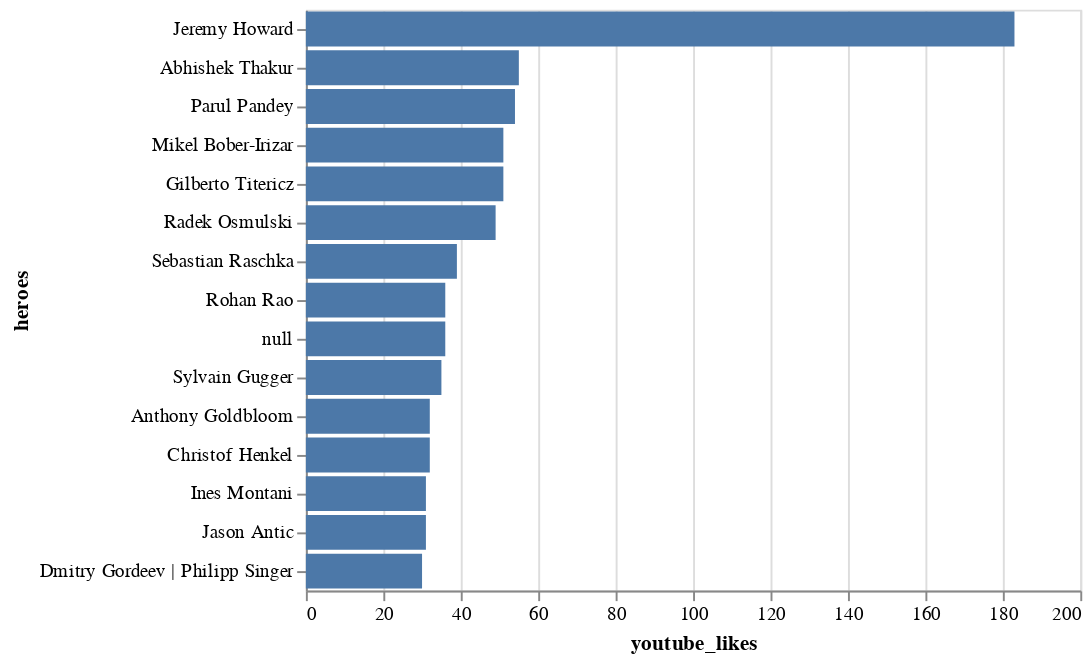

Write notebook code for a chart like this one.
### Markdown cell above
## most likes

### Code cell
# youtube_likes
top_yt_like = episode.sort_values('youtube_likes', ascending=False)[:15]
alt.Chart(top_yt_like).mark_bar().encode(
    x = 'youtube_likes',
    y = alt.Y('heroes', sort='-x')
)

### Figure 1 — Vega-Lite specification as saved in the notebook (floating-point values rounded to 4 significant figures)
{"config": {"view": {"continuousWidth": 400, "continuousHeight": 300}}, "data": {"name": "data-0853844dac8e957eb8dd597f207ff833"}, "mark": "bar", "encoding": {"x": {"type": "quantitative", "field": "youtube_likes"}, "y": {"type": "nominal", "field": "heroes", "sort": "-x"}}, "$schema": "https://vega.github.io/schema/vega-lite/v4.8.1.json", "datasets": {"data-0853844dac8e957eb8dd597f207ff833": [{"episode_id": "E27", "episode_name": "Interview with Jeremy Howard | fast.ai | Kaggle | Machine Learning Research", "heroes": "Jeremy Howard", "heroes_gender": "Male", "heroes_location": "USA", "heroes_nationality": "Australia", "heroes_kaggle_username": "jhoward", "heroes_twitter_handle": "jeremyphoward", "category": "Industry", "flavour_of_tea": "Sulemani Chai", "recording_date": "2019-11-18", "recording_time": "Night", "release_date": "2019-12-08", "episode_duration": 4851, "youtube_url": "https://www.youtube.com/watch?v=205j37G1cxw", "youtube_thumbnail_type": 0, "youtube_impressions": 27596, "youtube_impression_views": 1297, "youtube_ctr": 4.7, "youtube_nonimpression_views": 3205, "youtube_views": 4502, "youtube_watch_hours": 704, "youtube_avg_watch_duration": 563, "youtube_likes": 183, "youtube_dislikes": 3, "youtube_comments": 16, "youtube_subscribers": 139, "anchor_url": "https://anchor.fm/chaitimedatascience/episodes/Interview-with-Jeremy-Howard--fast-ai--Kaggle--Machine-Learning-Research-e9ddbh", "anchor_thumbnail_type": 1.0, "anchor_plays": 1527.0, "spotify_starts": 466.0, "spotify_streams": 373.0, "spotify_listeners": 204.0, "apple_listeners": 96.0, "apple_listened_hours": 83.0, "apple_avg_listen_duration": 3117.0}, {"episode_id": "E1", "episode_name": "Kaggle Triple Grandmaster, Abhishek Thakur Interview", "heroes": "Abhishek Thakur", "heroes_gender": "Male", "heroes_location": "Norway", "heroes_nationality": "India", "heroes_kaggle_username": "abhishek", "heroes_twitter_handle": "abhi1thakur", "category": "Kaggle", "flavour_of_tea": "Ginger Chai", "recording_date": "2019-07-14", "recording_time": "Evening", "release_date": "2019-07-22", "episode_duration": 2995, "youtube_url": "https://www.youtube.com/watch?v=Ezbo57Z33N8", "youtube_thumbnail_type": 0, "youtube_impressions": 25212, "youtube_impression_views": 845, "youtube_ctr": 3.35, "youtube_nonimpression_views": 683, "youtube_views": 1528, "youtube_watch_hours": 142, "youtube_avg_watch_duration": 335, "youtube_likes": 55, "youtube_dislikes": 0, "youtube_comments": 5, "youtube_subscribers": 60, "anchor_url": "https://anchor.fm/chaitimedatascience/episodes/Kaggle-Triple-Grandmaster--Abhishek-Thakur-Interview-e4mjoi", "anchor_thumbnail_type": 0.0, "anchor_plays": 1271.0, "spotify_starts": 826.0, "spotify_streams": 608.0, "spotify_listeners": 456.0, "apple_listeners": 56.0, "apple_listened_hours": 25.0, "apple_avg_listen_duration": 1621.0}, {"episode_id": "E49", "episode_name": "Interview with Parul Pandey | Getting Started with Data Science & Blogging | Women in Data Science", "heroes": "Parul Pandey", "heroes_gender": "Female", "heroes_location": "India", "heroes_nationality": "India", "heroes_kaggle_username": "parulpandey", "heroes_twitter_handle": "pandeyparul", "category": "Industry", "flavour_of_tea": "Ginger Chai", "recording_date": "2020-02-26", "recording_time": "Morning", "release_date": "2020-03-19", "episode_duration": 3570, "youtube_url": "https://www.youtube.com/watch?v=DjBgB_fNXl0", "youtube_thumbnail_type": 0, "youtube_impressions": 17600, "youtube_impression_views": 722, "youtube_ctr": 4.1, "youtube_nonimpression_views": 1439, "youtube_views": 2161, "youtube_watch_hours": 116, "youtube_avg_watch_duration": 193, "youtube_likes": 54, "youtube_dislikes": 5, "youtube_comments": 12, "youtube_subscribers": 66, "anchor_url": "https://anchor.fm/chaitimedatascience/episodes/Interview-with-Parul-Pandey--Getting-Started-with-Data-Science--Blogging--Women-in-Data-Science-eb4tr8", "anchor_thumbnail_type": 1.0, "anchor_plays": 472.0, "spotify_starts": 38.0, "spotify_streams": 28.0, "spotify_listeners": 28.0, "apple_listeners": 8.0, "apple_listened_hours": 2.0, "apple_avg_listen_duration": 767.0}, {"episode_id": "E38", "episode_name": "Becoming The Youngest Kaggle Grandmaster | ML For Japanese Literature | Anokas: Mikel Bober-Irizar", "heroes": "Mikel Bober-Irizar", "heroes_gender": "Male", "heroes_location": "UK", "heroes_nationality": "UK", "heroes_kaggle_username": "anokas", "heroes_twitter_handle": "mikb0b", "category": "Kaggle", "flavour_of_tea": "Ginger Chai", "recording_date": "2020-01-25", "recording_time": "Evening", "release_date": "2020-02-09", "episode_duration": 3559, "youtube_url": "https://www.youtube.com/watch?v=maR9ibJ2r7g", "youtube_thumbnail_type": 0, "youtube_impressions": 9558, "youtube_impression_views": 465, "youtube_ctr": 4.87, "youtube_nonimpression_views": 903, "youtube_views": 1368, "youtube_watch_hours": 148, "youtube_avg_watch_duration": 389, "youtube_likes": 51, "youtube_dislikes": 0, "youtube_comments": 5, "youtube_subscribers": 29, "anchor_url": "https://anchor.fm/chaitimedatascience/episodes/Anokas-Mikel-Bober-Irizar--Becoming-The-Youngest-Kaggle-Grandmaster--ML-For-Japanese-Literature--Kaggle-eanr0n", "anchor_thumbnail_type": 1.0, "anchor_plays": 674.0, "spotify_starts": 160.0, "spotify_streams": 118.0, "spotify_listeners": 55.0, "apple_listeners": 32.0, "apple_listened_hours": 23.0, "apple_avg_listen_duration": 2632.0}, {"episode_id": "E33", "episode_name": "Interview with Kaggle Legend: Gilberto Titericz | Giba, Former #1 | Data Science & Kaggle", "heroes": "Gilberto Titericz", "heroes_gender": "Male", "heroes_location": "Brazil", "heroes_nationality": "Brazil", "heroes_kaggle_username": "titericz", "heroes_twitter_handle": "giba1", "category": "Kaggle", "flavour_of_tea": "Sulemani Chai", "recording_date": "2019-11-30", "recording_time": "Morning", "release_date": "2020-01-23", "episode_duration": 3844, "youtube_url": "https://www.youtube.com/watch?v=MpYeDKw8EOg", "youtube_thumbnail_type": 1, "youtube_impressions": 9232, "youtube_impression_views": 328, "youtube_ctr": 3.55, "youtube_nonimpression_views": 1084, "youtube_views": 1412, "youtube_watch_hours": 181, "youtube_avg_watch_duration": 461, "youtube_likes": 51, "youtube_dislikes": 1, "youtube_comments": 4, "youtube_subscribers": 35, "anchor_url": "https://anchor.fm/chaitimedatascience/episodes/Kaggle-Legend-Gilberto-Titericz--Giba--Former-1--Data-Science--Kaggle-ea9vdn", "anchor_thumbnail_type": 1.0, "anchor_plays": 618.0, "spotify_starts": 112.0, "spotify_streams": 84.0, "spotify_listeners": 54.0, "apple_listeners": 29.0, "apple_listened_hours": 19.0, "apple_avg_listen_duration": 2343.0}, {"episode_id": "E44", "episode_name": "Fast.ai, Learning to Learn | Machine Learning, Kaggle & Blogging | Interview with Radek Osmulski", "heroes": "Radek Osmulski", "heroes_gender": "Male", "heroes_location": "Poland", "heroes_nationality": "Poland", "heroes_kaggle_username": "radek1", "heroes_twitter_handle": "radekosmulski", "category": "Industry", "flavour_of_tea": "Herbal Tea", "recording_date": "2020-02-20", "recording_time": "Afternoon", "release_date": "2020-03-01", "episode_duration": 3936, "youtube_url": "https://www.youtube.com/watch?v=4h41v07bYYI", "youtube_thumbnail_type": 0, "youtube_impressions": 7607, "youtube_impression_views": 260, "youtube_ctr": 3.42, "youtube_nonimpression_views": 588, "youtube_views": 848, "youtube_watch_hours": 122, "youtube_avg_watch_duration": 518, "youtube_likes": 49, "youtube_dislikes": 2, "youtube_comments": 5, "youtube_subscribers": 24, "anchor_url": "https://anchor.fm/chaitimedatascience/episodes/Interview-with-fast-ai-hero-Radek-Osmulski--Fast-ai--Learning-to-Learn--Machine-Learning--Kaggle--Blogging-eav36v", "anchor_thumbnail_type": 1.0, "anchor_plays": 657.0, "spotify_starts": 113.0, "spotify_streams": 88.0, "spotify_listeners": 55.0, "apple_listeners": 30.0, "apple_listened_hours": 25.0, "apple_avg_listen_duration": 3031.0}, {"episode_id": "E42", "episode_name": "Statistics, Open Source & ML Research | Python for ML | Interview with Sebastian Raschka", "heroes": "Sebastian Raschka", "heroes_gender": "Male", "heroes_location": "USA", "heroes_nationality": "Germany", "heroes_kaggle_username": null, "heroes_twitter_handle": "rasbt", "category": "Industry", "flavour_of_tea": "Herbal Tea", "recording_date": "2020-01-28", "recording_time": "Morning", "release_date": "2020-02-23", "episode_duration": 4101, "youtube_url": "https://www.youtube.com/watch?v=beSLA-wO2T4", "youtube_thumbnail_type": 1, "youtube_impressions": 9478, "youtube_impression_views": 275, "youtube_ctr": 2.9, "youtube_nonimpression_views": 577, "youtube_views": 852, "youtube_watch_hours": 61, "youtube_avg_watch_duration": 258, "youtube_likes": 39, "youtube_dislikes": 1, "youtube_comments": 1, "youtube_subscribers": 40, "anchor_url": "https://anchor.fm/chaitimedatascience/episodes/Interview-with-Sebastian-Raschka--Statistics--Open-Source--ML-Research--Python-for-ML-Book-eauidk", "anchor_thumbnail_type": 1.0, "anchor_plays": 650.0, "spotify_starts": 111.0, "spotify_streams": 90.0, "spotify_listeners": 51.0, "apple_listeners": 37.0, "apple_listened_hours": 19.0, "apple_avg_listen_duration": 1891.0}, {"episode_id": "E35", "episode_name": "Rohan Rao | Numbers, Data Science & Kaggle | ASHRAE - Great Energy Predictor 2nd Pos Sol", "heroes": "Rohan Rao", "heroes_gender": "Male", "heroes_location": "India", "heroes_nationality": "India", "heroes_kaggle_username": "rohanrao", "heroes_twitter_handle": "vopani", "category": "Kaggle", "flavour_of_tea": "Ginger Chai", "recording_date": "2020-01-10", "recording_time": "Morning", "release_date": "2020-01-30", "episode_duration": 6151, "youtube_url": "https://www.youtube.com/watch?v=4nVL4ICMNcw", "youtube_thumbnail_type": 0, "youtube_impressions": 14000, "youtube_impression_views": 420, "youtube_ctr": 3.0, "youtube_nonimpression_views": 735, "youtube_views": 1155, "youtube_watch_hours": 132, "youtube_avg_watch_duration": 413, "youtube_likes": 36, "youtube_dislikes": 0, "youtube_comments": 1, "youtube_subscribers": 26, "anchor_url": "https://anchor.fm/chaitimedatascience/episodes/Rohan-Rao--Numbers--Data-Science--Kaggle--ASHRAE---Great-Energy-Predictor-2nd-Pos-Sol-eaa0db", "anchor_thumbnail_type": 1.0, "anchor_plays": 590.0, "spotify_starts": 114.0, "spotify_streams": 74.0, "spotify_listeners": 56.0, "apple_listeners": 22.0, "apple_listened_hours": 12.0, "apple_avg_listen_duration": 1962.0}, {"episode_id": "E69", "episode_name": "Birthday Special AMA: Answering Questions from my ML Heroes | CTDS.News Launch", "heroes": null, "heroes_gender": null, "heroes_location": null, "heroes_nationality": null, "heroes_kaggle_username": null, "heroes_twitter_handle": null, "category": "Other", "flavour_of_tea": "Masala Chai", "recording_date": "2020-05-27", "recording_time": "Morning", "release_date": "2020-05-27", "episode_duration": 3984, "youtube_url": "https://www.youtube.com/watch?v=hyJhwWshfbY", "youtube_thumbnail_type": 3, "youtube_impressions": 3698, "youtube_impression_views": 163, "youtube_ctr": 4.41, "youtube_nonimpression_views": 338, "youtube_views": 501, "youtube_watch_hours": 55, "youtube_avg_watch_duration": 395, "youtube_likes": 36, "youtube_dislikes": 1, "youtube_comments": 3, "youtube_subscribers": 15, "anchor_url": "https://anchor.fm/chaitimedatascience/episodes/Birthday-Special-AMA-Answering-Questions-from-my-ML-Heroes--CTDS-News-Launch-eekt01", "anchor_thumbnail_type": 3.0, "anchor_plays": 342.0, "spotify_starts": 24.0, "spotify_streams": 16.0, "spotify_listeners": 16.0, "apple_listeners": 17.0, "apple_listened_hours": 9.0, "apple_avg_listen_duration": 1992.0}, {"episode_id": "E54", "episode_name": "Interview with Sylvain Gugger | fast.ai: The new Framework & course | FastBook & Research at fast.ai", "heroes": "Sylvain Gugger", "heroes_gender": "Male", "heroes_location": "USA", "heroes_nationality": "France", "heroes_kaggle_username": null, "heroes_twitter_handle": "guggersylvain", "category": "Industry", "flavour_of_tea": "Herbal Tea", "recording_date": "2020-02-13", "recording_time": "Night", "release_date": "2020-04-05", "episode_duration": 2043, "youtube_url": "https://www.youtube.com/watch?v=-3fw9hxiop0", "youtube_thumbnail_type": 0, "youtube_impressions": 5417, "youtube_impression_views": 175, "youtube_ctr": 3.23, "youtube_nonimpression_views": 522, "youtube_views": 697, "youtube_watch_hours": 68, "youtube_avg_watch_duration": 351, "youtube_likes": 35, "youtube_dislikes": 1, "youtube_comments": 3, "youtube_subscribers": 15, "anchor_url": "https://anchor.fm/chaitimedatascience/episodes/Interview-w-Sylvain-Gugger--fast-ai-The-new-Framework--course--FastBook--Research-at-fast-ai-eb5a6a", "anchor_thumbnail_type": 1.0, "anchor_plays": 510.0, "spotify_starts": 49.0, "spotify_streams": 37.0, "spotify_listeners": 29.0, "apple_listeners": 17.0, "apple_listened_hours": 5.0, "apple_avg_listen_duration": 1077.0}, {"episode_id": "E37", "episode_name": "The Story of Kaggle & Kaggle's Evolution | Interview with the CEO of Kaggle: Anthony Goldbloom", "heroes": "Anthony Goldbloom", "heroes_gender": "Male", "heroes_location": "USA", "heroes_nationality": "Australia", "heroes_kaggle_username": "antgoldbloom", "heroes_twitter_handle": "antgoldbloom", "category": "Kaggle", "flavour_of_tea": "Ginger Chai", "recording_date": "2020-01-07", "recording_time": "Morning", "release_date": "2020-02-06", "episode_duration": 3909, "youtube_url": "https://www.youtube.com/watch?v=jw2Z-IMyFYw", "youtube_thumbnail_type": 0, "youtube_impressions": 5883, "youtube_impression_views": 127, "youtube_ctr": 2.16, "youtube_nonimpression_views": 340, "youtube_views": 467, "youtube_watch_hours": 48, "youtube_avg_watch_duration": 370, "youtube_likes": 32, "youtube_dislikes": 1, "youtube_comments": 7, "youtube_subscribers": 11, "anchor_url": "https://anchor.fm/chaitimedatascience/episodes/The-Story-of-Kaggle--Kaggles-Evolution--Interview-with-the-CEO-of-Kaggle-Anthony-Goldbloom-ea9fj6", "anchor_thumbnail_type": 1.0, "anchor_plays": 595.0, "spotify_starts": 102.0, "spotify_streams": 58.0, "spotify_listeners": 56.0, "apple_listeners": 29.0, "apple_listened_hours": 19.0, "apple_avg_listen_duration": 2414.0}, {"episode_id": "E48", "episode_name": "Interview with ChristOf Henkel | Google Quest Q&A Labelling Comp 2nd Pos Sol | Rapids.ai & Kaggle", "heroes": "Christof Henkel", "heroes_gender": "Male", "heroes_location": "Germany", "heroes_nationality": "Germany", "heroes_kaggle_username": "christofhenkel", "heroes_twitter_handle": "kagglingdieter", "category": "Kaggle", "flavour_of_tea": "Ginger Chai", "recording_date": "2020-02-12", "recording_time": "Afternoon", "release_date": "2020-03-15", "episode_duration": 3180, "youtube_url": "https://www.youtube.com/watch?v=Q0_Xajic_9U", "youtube_thumbnail_type": 0, "youtube_impressions": 5196, "youtube_impression_views": 162, "youtube_ctr": 3.12, "youtube_nonimpression_views": 731, "youtube_views": 893, "youtube_watch_hours": 88, "youtube_avg_watch_duration": 355, "youtube_likes": 32, "youtube_dislikes": 1, "youtube_comments": 2, "youtube_subscribers": 23, "anchor_url": "https://anchor.fm/chaitimedatascience/episodes/Interview-with-ChristOf-Henkel--Google-Quest-QA-Labelling-Comp-2nd-Pos-Sol--Rapids-ai--Kaggle-eb4rpr", "anchor_thumbnail_type": 1.0, "anchor_plays": 461.0, "spotify_starts": 48.0, "spotify_streams": 36.0, "spotify_listeners": 24.0, "apple_listeners": 12.0, "apple_listened_hours": 7.0, "apple_avg_listen_duration": 2119.0}, {"episode_id": "E60", "episode_name": "Interview with Ines Montani | Spacy, NLP & Open Source Frameworks | Explosion.ai, Thinc.ai & Prodi.gy", "heroes": "Ines Montani", "heroes_gender": "Female", "heroes_location": "Germany", "heroes_nationality": "Germany", "heroes_kaggle_username": null, "heroes_twitter_handle": "_inesmontani", "category": "Industry", "flavour_of_tea": "Ginger Chai", "recording_date": "2020-02-24", "recording_time": "Night", "release_date": "2020-04-26", "episode_duration": 3119, "youtube_url": "https://www.youtube.com/watch?v=C5DGFSDlMBM", "youtube_thumbnail_type": 3, "youtube_impressions": 6810, "youtube_impression_views": 340, "youtube_ctr": 4.99, "youtube_nonimpression_views": 822, "youtube_views": 1162, "youtube_watch_hours": 82, "youtube_avg_watch_duration": 254, "youtube_likes": 31, "youtube_dislikes": 0, "youtube_comments": 3, "youtube_subscribers": 30, "anchor_url": "https://anchor.fm/chaitimedatascience/episodes/Interview-w-Ines-Montani--Spacy--NLP--Open-Source-Frameworks--Explosion-ai--Thinc-ai--Prodi-gy-ed2fvt", "anchor_thumbnail_type": 1.0, "anchor_plays": 417.0, "spotify_starts": 47.0, "spotify_streams": 31.0, "spotify_listeners": 19.0, "apple_listeners": 17.0, "apple_listened_hours": 8.0, "apple_avg_listen_duration": 1751.0}, {"episode_id": "E36", "episode_name": "DeOldify | Fast.ai & NoGAN | Machine Learning & Software Engineering | Interview with Jason Antic", "heroes": "Jason Antic", "heroes_gender": "Male", "heroes_location": "USA", "heroes_nationality": "USA", "heroes_kaggle_username": null, "heroes_twitter_handle": "citnaj", "category": "Industry", "flavour_of_tea": "Herbal Tea", "recording_date": "2019-12-21", "recording_time": "Night", "release_date": "2020-02-02", "episode_duration": 3916, "youtube_url": "https://www.youtube.com/watch?v=A5Cq8SWudts", "youtube_thumbnail_type": 0, "youtube_impressions": 7696, "youtube_impression_views": 189, "youtube_ctr": 2.46, "youtube_nonimpression_views": 586, "youtube_views": 775, "youtube_watch_hours": 71, "youtube_avg_watch_duration": 330, "youtube_likes": 31, "youtube_dislikes": 1, "youtube_comments": 8, "youtube_subscribers": 21, "anchor_url": "https://anchor.fm/chaitimedatascience/episodes/Interview-with-Jason-Antic--DeOldify--Fast-ai--NoGAN--Machine-Learning--Software-Engineering-eaj1t4", "anchor_thumbnail_type": 1.0, "anchor_plays": 596.0, "spotify_starts": 93.0, "spotify_streams": 60.0, "spotify_listeners": 52.0, "apple_listeners": 28.0, "apple_listened_hours": 22.0, "apple_avg_listen_duration": 2816.0}, {"episode_id": "E34", "episode_name": "Dmitry Gordeev & Philipp Singer | What does it take to win a Kaggle Comp? | NFL Data Bowl Win Sol", "heroes": "Dmitry Gordeev | Philipp Singer", "heroes_gender": "Male", "heroes_location": "Austria", "heroes_nationality": "Austria", "heroes_kaggle_username": "dott1718 | philippsinger", "heroes_twitter_handle": "dott1718 | ph_singer", "category": "Kaggle", "flavour_of_tea": "Sulemani Chai", "recording_date": "2020-01-15", "recording_time": "Night", "release_date": "2020-01-26", "episode_duration": 4657, "youtube_url": "https://www.youtube.com/watch?v=_Srv0bKmfjY", "youtube_thumbnail_type": 1, "youtube_impressions": 7382, "youtube_impression_views": 256, "youtube_ctr": 3.47, "youtube_nonimpression_views": 834, "youtube_views": 1090, "youtube_watch_hours": 144, "youtube_avg_watch_duration": 476, "youtube_likes": 30, "youtube_dislikes": 1, "youtube_comments": 0, "youtube_subscribers": 18, "anchor_url": "https://anchor.fm/chaitimedatascience/episodes/Dmitry-Gordeev--Philipp-Singer--What-does-it-take-to-win-a-Kaggle-Comp---NFL-Data-Bowl-Win-Sol-eaaihi", "anchor_thumbnail_type": 1.0, "anchor_plays": 621.0, "spotify_starts": 108.0, "spotify_streams": 69.0, "spotify_listeners": 54.0, "apple_listeners": 35.0, "apple_listened_hours": 28.0, "apple_avg_listen_duration": 2887.0}]}}
